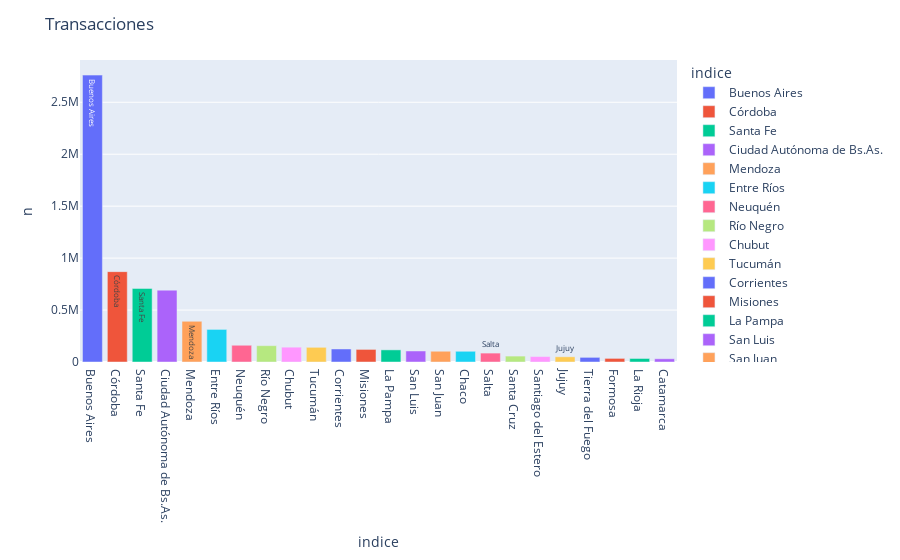

The cell this chart's notebook holds for it:
### Code cell
plot_hbar(df_group, 'indice', 'n',  'Transacciones')

### Figure 1 — Plotly figure (JSON) as saved in the notebook; plotly's stock layout.template omitted (floating-point values rounded to 4 significant figures)
{"data": [{"alignmentgroup": "True", "hovertemplate": "indice=%{text}<br>n=%{y}<extra></extra>", "legendgroup": "Buenos Aires", "marker": {"color": "#636efa"}, "name": "Buenos Aires", "offsetgroup": "Buenos Aires", "orientation": "v", "showlegend": true, "text": ["Buenos Aires"], "textposition": "auto", "type": "bar", "x": ["Buenos Aires"], "xaxis": "x", "y": [2761473], "yaxis": "y"}, {"alignmentgroup": "True", "hovertemplate": "indice=%{text}<br>n=%{y}<extra></extra>", "legendgroup": "Córdoba", "marker": {"color": "#EF553B"}, "name": "Córdoba", "offsetgroup": "Córdoba", "orientation": "v", "showlegend": true, "text": ["Córdoba"], "textposition": "auto", "type": "bar", "x": ["Córdoba"], "xaxis": "x", "y": [869822], "yaxis": "y"}, {"alignmentgroup": "True", "hovertemplate": "indice=%{text}<br>n=%{y}<extra></extra>", "legendgroup": "Santa Fe", "marker": {"color": "#00cc96"}, "name": "Santa Fe", "offsetgroup": "Santa Fe", "orientation": "v", "showlegend": true, "text": ["Santa Fe"], "textposition": "auto", "type": "bar", "x": ["Santa Fe"], "xaxis": "x", "y": [708319], "yaxis": "y"}, {"alignmentgroup": "True", "hovertemplate": "indice=%{text}<br>n=%{y}<extra></extra>", "legendgroup": "Ciudad Autónoma de Bs.As.", "marker": {"color": "#ab63fa"}, "name": "Ciudad Autónoma de Bs.As.", "offsetgroup": "Ciudad Autónoma de Bs.As.", "orientation": "v", "showlegend": true, "text": ["Ciudad Autónoma de Bs.As."], "textposition": "auto", "type": "bar", "x": ["Ciudad Autónoma de Bs.As."], "xaxis": "x", "y": [691632], "yaxis": "y"}, {"alignmentgroup": "True", "hovertemplate": "indice=%{text}<br>n=%{y}<extra></extra>", "legendgroup": "Mendoza", "marker": {"color": "#FFA15A"}, "name": "Mendoza", "offsetgroup": "Mendoza", "orientation": "v", "showlegend": true, "text": ["Mendoza"], "textposition": "auto", "type": "bar", "x": ["Mendoza"], "xaxis": "x", "y": [391975], "yaxis": "y"}, {"alignmentgroup": "True", "hovertemplate": "indice=%{text}<br>n=%{y}<extra></extra>", "legendgroup": "Entre Ríos", "marker": {"color": "#19d3f3"}, "name": "Entre Ríos", "offsetgroup": "Entre Ríos", "orientation": "v", "showlegend": true, "text": ["Entre Ríos"], "textposition": "auto", "type": "bar", "x": ["Entre Ríos"], "xaxis": "x", "y": [313690], "yaxis": "y"}, {"alignmentgroup": "True", "hovertemplate": "indice=%{text}<br>n=%{y}<extra></extra>", "legendgroup": "Neuquén", "marker": {"color": "#FF6692"}, "name": "Neuquén", "offsetgroup": "Neuquén", "orientation": "v", "showlegend": true, "text": ["Neuquén"], "textposition": "auto", "type": "bar", "x": ["Neuquén"], "xaxis": "x", "y": [161231], "yaxis": "y"}, {"alignmentgroup": "True", "hovertemplate": "indice=%{text}<br>n=%{y}<extra></extra>", "legendgroup": "Río Negro", "marker": {"color": "#B6E880"}, "name": "Río Negro", "offsetgroup": "Río Negro", "orientation": "v", "showlegend": true, "text": ["Río Negro"], "textposition": "auto", "type": "bar", "x": ["Río Negro"], "xaxis": "x", "y": [157278], "yaxis": "y"}, {"alignmentgroup": "True", "hovertemplate": "indice=%{text}<br>n=%{y}<extra></extra>", "legendgroup": "Chubut", "marker": {"color": "#FF97FF"}, "name": "Chubut", "offsetgroup": "Chubut", "orientation": "v", "showlegend": true, "text": ["Chubut"], "textposition": "auto", "type": "bar", "x": ["Chubut"], "xaxis": "x", "y": [142708], "yaxis": "y"}, {"alignmentgroup": "True", "hovertemplate": "indice=%{text}<br>n=%{y}<extra></extra>", "legendgroup": "Tucumán", "marker": {"color": "#FECB52"}, "name": "Tucumán", "offsetgroup": "Tucumán", "orientation": "v", "showlegend": true, "text": ["Tucumán"], "textposition": "auto", "type": "bar", "x": ["Tucumán"], "xaxis": "x", "y": [141340], "yaxis": "y"}, {"alignmentgroup": "True", "hovertemplate": "indice=%{text}<br>n=%{y}<extra></extra>", "legendgroup": "Corrientes", "marker": {"color": "#636efa"}, "name": "Corrientes", "offsetgroup": "Corrientes", "orientation": "v", "showlegend": true, "text": ["Corrientes"], "textposition": "auto", "type": "bar", "x": ["Corrientes"], "xaxis": "x", "y": [125448], "yaxis": "y"}, {"alignmentgroup": "True", "hovertemplate": "indice=%{text}<br>n=%{y}<extra></extra>", "legendgroup": "Misiones", "marker": {"color": "#EF553B"}, "name": "Misiones", "offsetgroup": "Misiones", "orientation": "v", "showlegend": true, "text": ["Misiones"], "textposition": "auto", "type": "bar", "x": ["Misiones"], "xaxis": "x", "y": [121172], "yaxis": "y"}, {"alignmentgroup": "True", "hovertemplate": "indice=%{text}<br>n=%{y}<extra></extra>", "legendgroup": "La Pampa", "marker": {"color": "#00cc96"}, "name": "La Pampa", "offsetgroup": "La Pampa", "orientation": "v", "showlegend": true, "text": ["La Pampa"], "textposition": "auto", "type": "bar", "x": ["La Pampa"], "xaxis": "x", "y": [116721], "yaxis": "y"}, {"alignmentgroup": "True", "hovertemplate": "indice=%{text}<br>n=%{y}<extra></extra>", "legendgroup": "San Luis", "marker": {"color": "#ab63fa"}, "name": "San Luis", "offsetgroup": "San Luis", "orientation": "v", "showlegend": true, "text": ["San Luis"], "textposition": "auto", "type": "bar", "x": ["San Luis"], "xaxis": "x", "y": [106115], "yaxis": "y"}, {"alignmentgroup": "True", "hovertemplate": "indice=%{text}<br>n=%{y}<extra></extra>", "legendgroup": "San Juan", "marker": {"color": "#FFA15A"}, "name": "San Juan", "offsetgroup": "San Juan", "orientation": "v", "showlegend": true, "text": ["San Juan"], "textposition": "auto", "type": "bar", "x": ["San Juan"], "xaxis": "x", "y": [103526], "yaxis": "y"}, {"alignmentgroup": "True", "hovertemplate": "indice=%{text}<br>n=%{y}<extra></extra>", "legendgroup": "Chaco", "marker": {"color": "#19d3f3"}, "name": "Chaco", "offsetgroup": "Chaco", "orientation": "v", "showlegend": true, "text": ["Chaco"], "textposition": "auto", "type": "bar", "x": ["Chaco"], "xaxis": "x", "y": [103166], "yaxis": "y"}, {"alignmentgroup": "True", "hovertemplate": "indice=%{text}<br>n=%{y}<extra></extra>", "legendgroup": "Salta", "marker": {"color": "#FF6692"}, "name": "Salta", "offsetgroup": "Salta", "orientation": "v", "showlegend": true, "text": ["Salta"], "textposition": "auto", "type": "bar", "x": ["Salta"], "xaxis": "x", "y": [85799], "yaxis": "y"}, {"alignmentgroup": "True", "hovertemplate": "indice=%{text}<br>n=%{y}<extra></extra>", "legendgroup": "Santa Cruz", "marker": {"color": "#B6E880"}, "name": "Santa Cruz", "offsetgroup": "Santa Cruz", "orientation": "v", "showlegend": true, "text": ["Santa Cruz"], "textposition": "auto", "type": "bar", "x": ["Santa Cruz"], "xaxis": "x", "y": [57008], "yaxis": "y"}, {"alignmentgroup": "True", "hovertemplate": "indice=%{text}<br>n=%{y}<extra></extra>", "legendgroup": "Santiago del Estero", "marker": {"color": "#FF97FF"}, "name": "Santiago del Estero", "offsetgroup": "Santiago del Estero", "orientation": "v", "showlegend": true, "text": ["Santiago del Estero"], "textposition": "auto", "type": "bar", "x": ["Santiago del Estero"], "xaxis": "x", "y": [52566], "yaxis": "y"}, {"alignmentgroup": "True", "hovertemplate": "indice=%{text}<br>n=%{y}<extra></extra>", "legendgroup": "Jujuy", "marker": {"color": "#FECB52"}, "name": "Jujuy", "offsetgroup": "Jujuy", "orientation": "v", "showlegend": true, "text": ["Jujuy"], "textposition": "auto", "type": "bar", "x": ["Jujuy"], "xaxis": "x", "y": [50122], "yaxis": "y"}, {"alignmentgroup": "True", "hovertemplate": "indice=%{text}<br>n=%{y}<extra></extra>", "legendgroup": "Tierra del Fuego", "marker": {"color": "#636efa"}, "name": "Tierra del Fuego", "offsetgroup": "Tierra del Fuego", "orientation": "v", "showlegend": true, "text": ["Tierra del Fuego"], "textposition": "auto", "type": "bar", "x": ["Tierra del Fuego"], "xaxis": "x", "y": [44777], "yaxis": "y"}, {"alignmentgroup": "True", "hovertemplate": "indice=%{text}<br>n=%{y}<extra></extra>", "legendgroup": "Formosa", "marker": {"color": "#EF553B"}, "name": "Formosa", "offsetgroup": "Formosa", "orientation": "v", "showlegend": true, "text": ["Formosa"], "textposition": "auto", "type": "bar", "x": ["Formosa"], "xaxis": "x", "y": [34787], "yaxis": "y"}, {"alignmentgroup": "True", "hovertemplate": "indice=%{text}<br>n=%{y}<extra></extra>", "legendgroup": "La Rioja", "marker": {"color": "#00cc96"}, "name": "La Rioja", "offsetgroup": "La Rioja", "orientation": "v", "showlegend": true, "text": ["La Rioja"], "textposition": "auto", "type": "bar", "x": ["La Rioja"], "xaxis": "x", "y": [33995], "yaxis": "y"}, {"alignmentgroup": "True", "hovertemplate": "indice=%{text}<br>n=%{y}<extra></extra>", "legendgroup": "Catamarca", "marker": {"color": "#ab63fa"}, "name": "Catamarca", "offsetgroup": "Catamarca", "orientation": "v", "showlegend": true, "text": ["Catamarca"], "textposition": "auto", "type": "bar", "x": ["Catamarca"], "xaxis": "x", "y": [30959], "yaxis": "y"}], "layout": {"autosize": true, "barmode": "relative", "legend": {"title": {"text": "indice"}, "tracegroupgap": 0}, "margin": {"t": 60}, "title": {"text": "Transacciones"}, "uniformtext": {"minsize": 8, "mode": "hide"}, "xaxis": {"anchor": "y", "autorange": true, "categoryarray": ["Buenos Aires", "Córdoba", "Santa Fe", "Ciudad Autónoma de Bs.As.", "Mendoza", "Entre Ríos", "Neuquén", "Río Negro", "Chubut", "Tucumán", "Corrientes", "Misiones", "La Pampa", "San Luis", "San Juan", "Chaco", "Salta", "Santa Cruz", "Santiago del Estero", "Jujuy", "Tierra del Fuego", "Formosa", "La Rioja", "Catamarca"], "categoryorder": "array", "domain": [0, 1], "range": [-0.5, 23.5], "title": {"text": "indice"}, "type": "category"}, "yaxis": {"anchor": "x", "autorange": true, "domain": [0, 1], "range": [0, 2907000.0], "title": {"text": "n"}, "type": "linear"}}}
